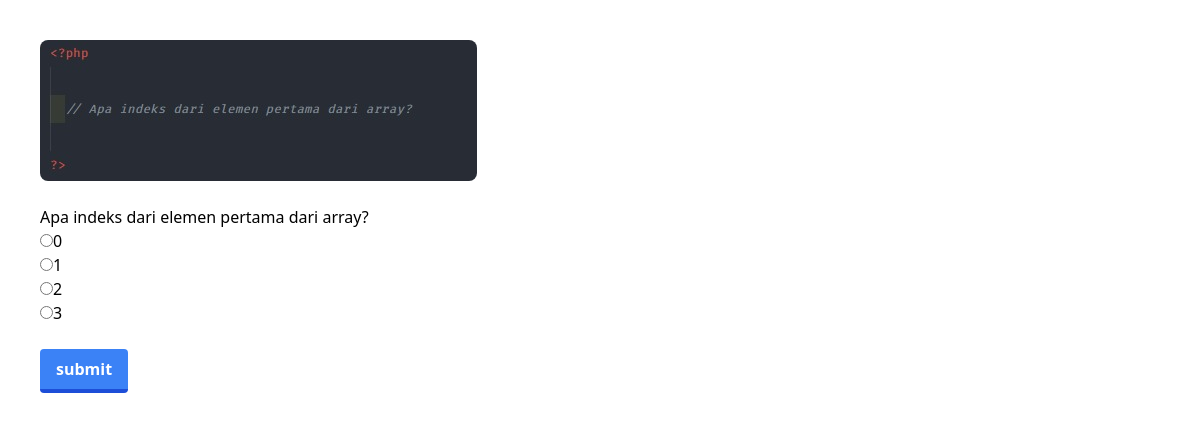
The page /codingku/php/array1.1/question.php?n=24 on the database its author committed.
### tables this page shows
CREATE TABLE `questions` (
  `question_number` int(11) NOT NULL,
  `question_text` text NOT NULL,
  `question_image` varchar(255) NOT NULL
);

CREATE TABLE `options` (
  `id` int(11) NOT NULL,
  `question_number` int(11) NOT NULL,
  `is_correct` tinyint(1) NOT NULL DEFAULT 0,
  `coption` text NOT NULL
);

### codingku/php/array1.1/question.php (the view, shortened to what this page needs)
<?php
include '../../koneksi.php';
$number = $_GET['n'];
$query = "SELECT * FROM questions WHERE question_number = $number";
$result = mysqli_query($conn, $query);
$question = mysqli_fetch_assoc($result);
$query = "SELECT * FROM options WHERE question_number = $number";
$choices = mysqli_query($conn, $query);
?>
<html>
<head>
  <script src="https://cdn.tailwindcss.com"></script>
</head>
<body>
  <main>
    <div class="m-10">
      <img class="rounded-lg" src="gambar/<?php echo $question['question_image']; ?>"><br>
      <p class="question"><?php echo $question['question_text']; ?> </p>
      <form method="POST" action="process.php">
        <ul class="choicess">
          <?php while ($row = mysqli_fetch_assoc($choices)) { ?>
            <li><input type="radio" name="choice" value="<?php echo $row['id']; ?>" required><?php echo $row['coption']; ?></li>
          <?php } ?>
        </ul>
        <br>
        <button class="bg-blue-500 hover:bg-blue-400 text-white font-bold py-2 px-4 border-b-4 border-blue-700 hover:border-blue-500 rounded" name="submit" value="submit">submit</button>
      </form>
    </div>
  </main>
</body>
</html>

### rows shown on the page
questions: question_image (picture), question_text "Apa indeks dari elemen pertama dari array?"
options: coption "0"
options: coption "1"
options: coption "2"
options: coption "3"
